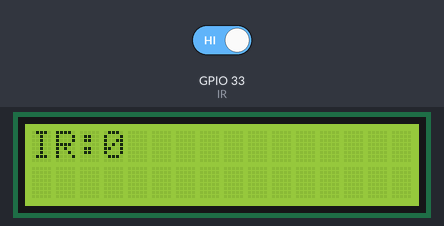
A sketch run on a simulated ESP32. Shown: 16×2 character LCD. The inputs (shaded band) are chosen by the test bench; at power-on: GPIO 33 (IR) HIGH.

Above: at 1.3 s.
1.4 s: GPIO 33 (IR) driven LOW
At 2.9 s:
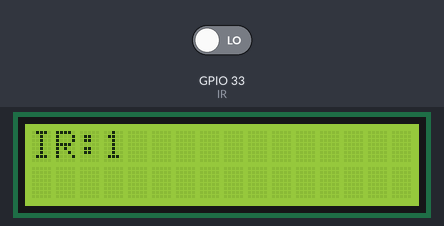
Timing chart, 0 to 4.4 s (numbered marks = the images above; inputs shaded):
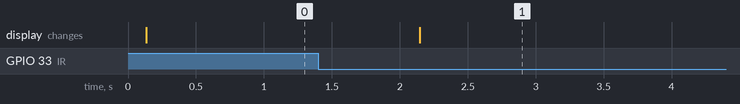

Measured:
- after the input at 1.4 s, the display: changes after 0.75 s (image 1)

The sketch:

IR_esp32.ino
```cpp
#include<LiquidCrystal_I2C.h>
#include<Wire.h>
LiquidCrystal_I2C lcd(0x27,16,2);

const int IR = 33;


int sensor;
int count;


void setup()
{
  lcd.begin(16,2);
  pinMode(IR,INPUT);

  lcd.init();
  lcd.backlight();
}


void loop()

{

  sensor = 1-digitalRead(IR);

  lcd.setCursor(0,0);
  lcd.print("IR:");
  lcd.print(sensor);
  lcd.print("   ");


delay(1000);

}
```
